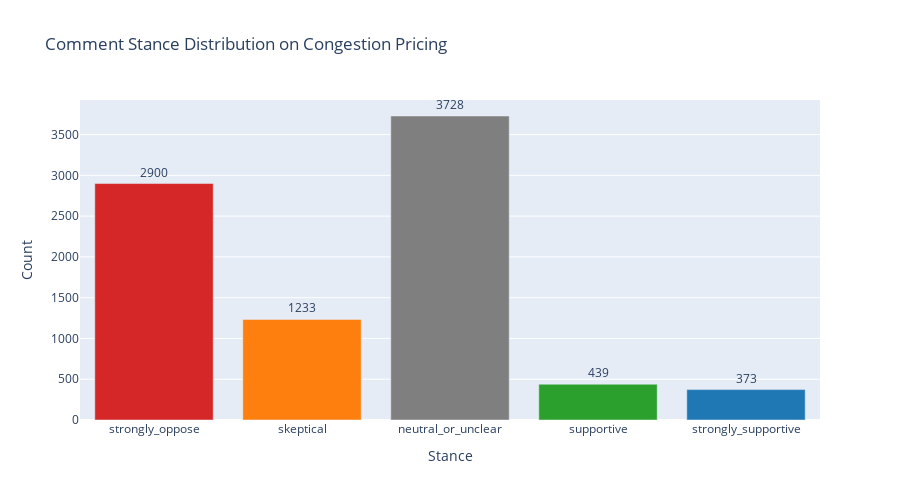

Notebook code cell kept with this figure:
### Markdown cell above
## 3. Stance Analysis

### Code cell
# Comment stance distribution
stance_order = ['strongly_oppose', 'skeptical', 'neutral_or_unclear', 'supportive', 'strongly_supportive']
stance_counts = df['stance_congestion_pricing_comment'].value_counts().reindex(stance_order, fill_value=0)

fig = go.Figure(
	go.Bar(
		x=stance_order,
		y=stance_counts.values,
		marker_color=colors_sentiment,
		text=stance_counts.values,
		textposition='outside'
	)
)

fig.update_layout(
	title='Comment Stance Distribution on Congestion Pricing',
	xaxis_title='Stance',
	yaxis_title='Count',
	height=500
)
fig.show()

print("\nComment Stance Summary:")
print(stance_counts)
print(f"\nTotal: {stance_counts.sum():,}")

### Figure 1 — Plotly figure (JSON) as saved in the notebook; plotly's stock layout.template omitted (floating-point values rounded to 4 significant figures)
{"data": [{"marker": {"color": ["#d62728", "#ff7f0e", "#7f7f7f", "#2ca02c", "#1f77b4"]}, "text": [2900.0, 1233.0, 3728.0, 439.0, 373.0], "textposition": "outside", "type": "bar", "x": ["strongly_oppose", "skeptical", "neutral_or_unclear", "supportive", "strongly_supportive"], "y": [2900, 1233, 3728, 439, 373]}], "layout": {"height": 500, "title": {"text": "Comment Stance Distribution on Congestion Pricing"}, "xaxis": {"title": {"text": "Stance"}}, "yaxis": {"title": {"text": "Count"}}}}
